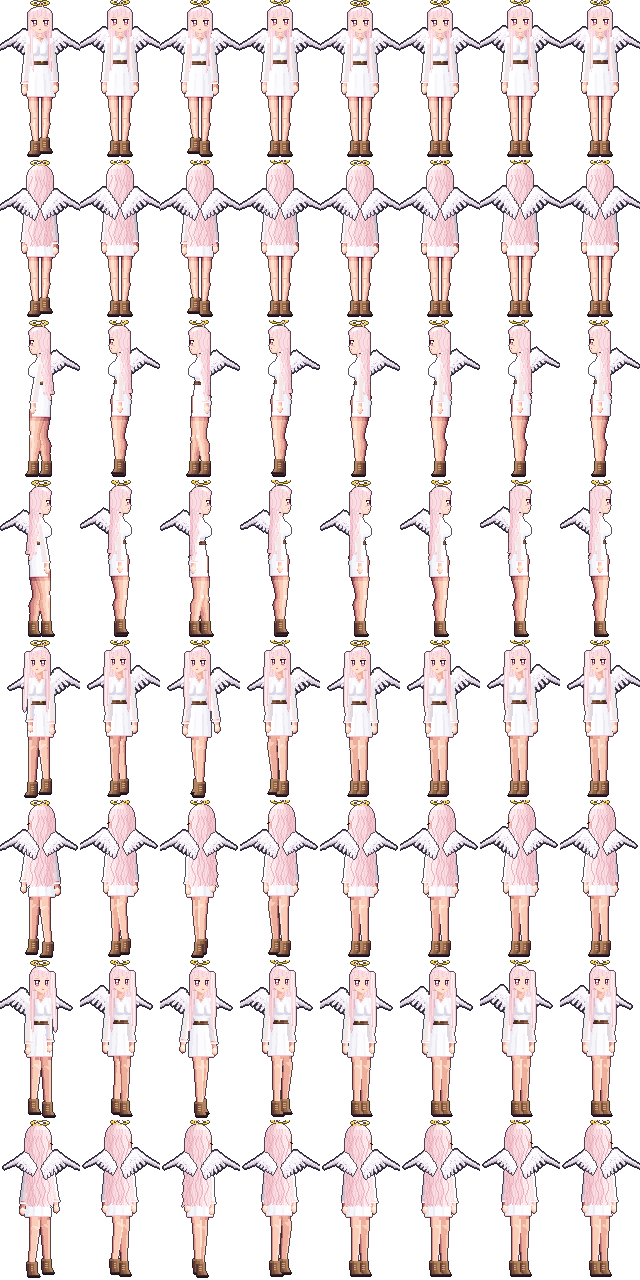
#> input picture art/angel_nimbi.png, 640 x 1280 px, given in place of angel_nimbi.png.png, which was not available
$ python fauna25_view.py ../art/angel_nimbi.png
#> lines starting #> are read from the running program, lines starting #| are printed output that depends on the picture
"""Крупное превью: python tools/fauna25_view.py id1 id2 ... -> screenshots/fauna25_view.png (кадры 0,2,4,7,10 x4)"""
import sys, os
from PIL import Image
HERE = os.path.dirname(os.path.abspath(__file__))
ids = sys.argv[1:]
rows = []
for sid in ids:
    im = Image.open(os.path.join(HERE, "..", "art", "animal_%s.png" % sid))
#> im is the input picture: PIL image 640x1280 RGBA; mean R, G, B, A 70.3, 62, 62, 85.5
    w = im.width // 12; h = im.height
#> after `w = im.width // 12`: w = 53
#> after `h = im.height`: h = 1280
    row = Image.new("RGBA", (w * 5 + 10, h + 4), (96, 128, 104, 255))
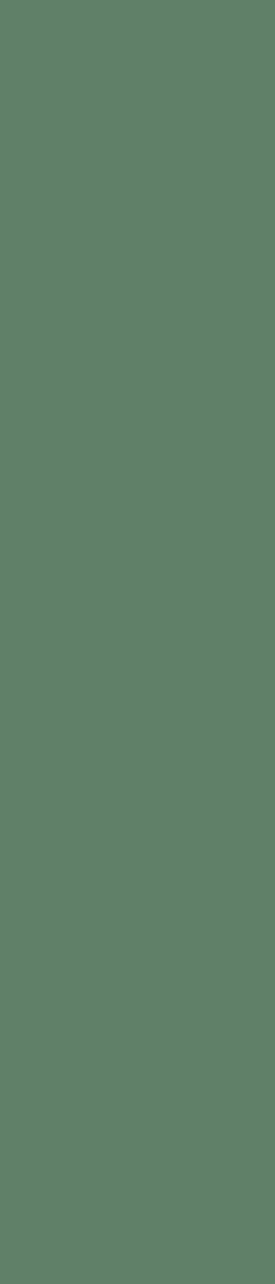
#> row: PIL image 275x1284 RGBA; mean R, G, B, A 96, 128, 104, 255
    for i, f in enumerate((0, 2, 4, 7, 10)):
        row.alpha_composite(im.crop((f * w, 0, f * w + w, h)), (i * w + 2, 2))
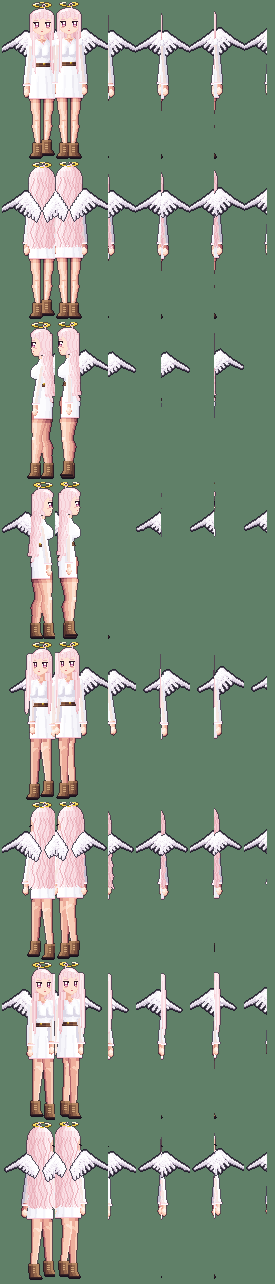
#> row: PIL image 275x1284 RGBA; mean R, G, B, A 121.9, 140.8, 122.8, 255
    rows.append(row)
W = max(r.width for r in rows); H = sum(r.height for r in rows)
#> after `W = max((r.width for r in rows))`: W = 275
#> after `H = sum((r.height for r in rows))`: H = 1284
out = Image.new("RGBA", (W, H), (96, 128, 104, 255))
y = 0
for r in rows:
    out.alpha_composite(r, (0, y)); y += r.height
#> this loop made 1 pass
#> y on pass 1: 1284
#> after the loop, y = 1284
sc = max(1, min(4, 1500 // W))
#> sc = 4
out = out.resize((W * sc, H * sc), Image.NEAREST)
out.save(os.path.join(HERE, "..", "..", "screenshots", "fauna25_view.png"))
